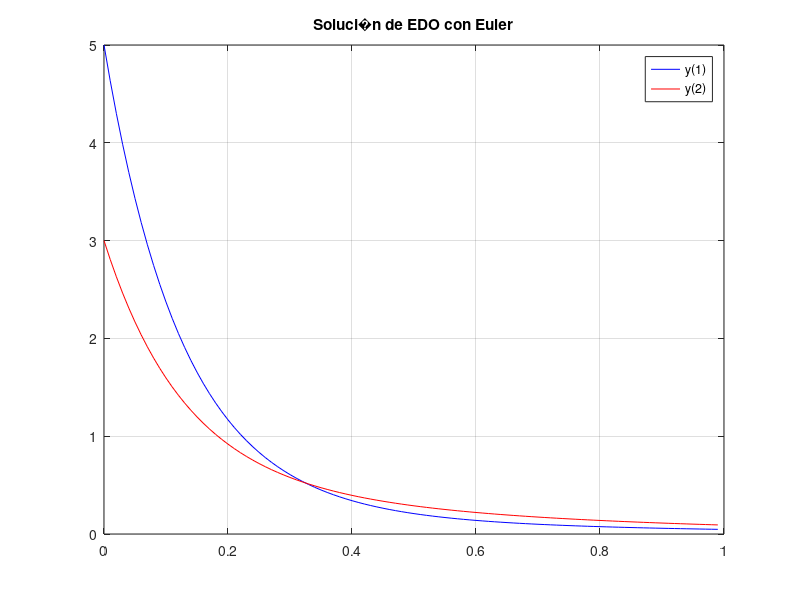
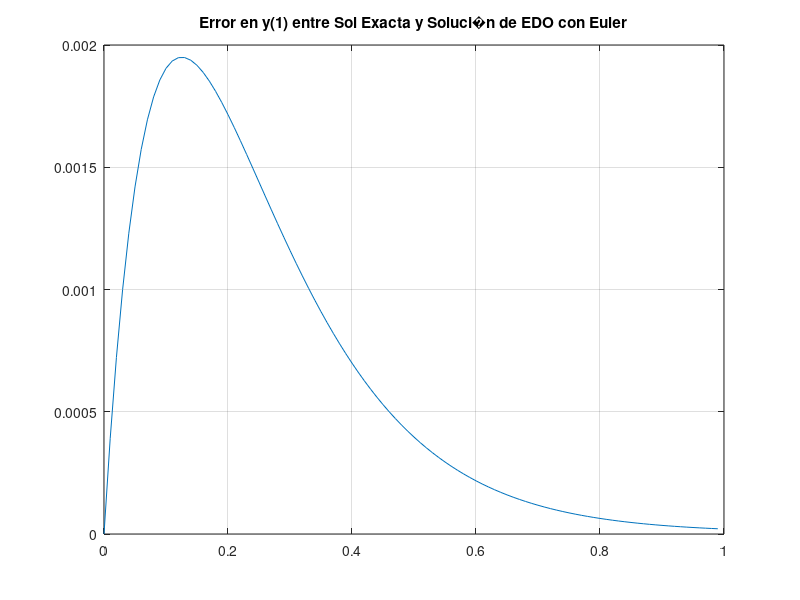
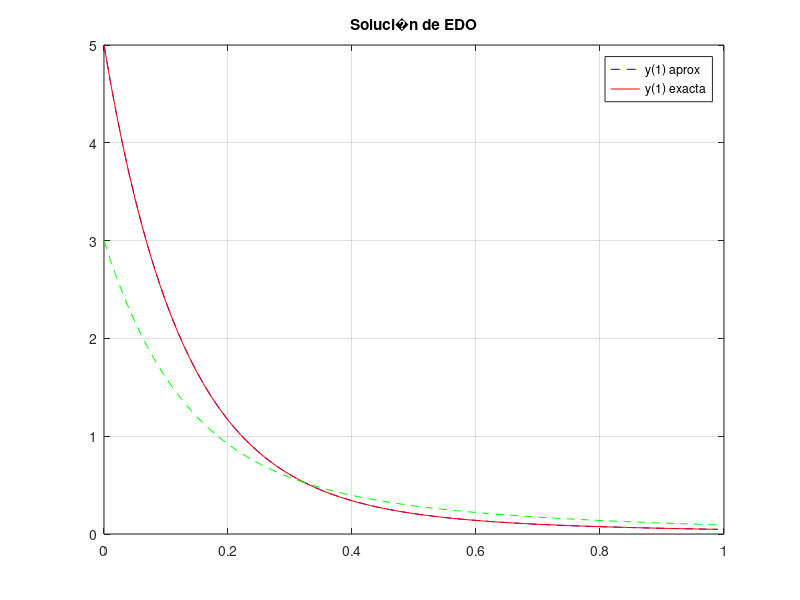

Recreate these plots in MATLAB, in order.
function RK2_03_con_Euler_Vectorial
% y1' =  (-10y1 + 4 y2)    con y1(0)=5
% y2' =  (-4 y1 + 0 y2)    con y2(0)=3
% yex1= (1/3)*exp(-2*t)+(14/3)*exp(-8*t));
% yex2= (2/3)*exp(-2*t)+(7/3)*exp(-8*t));
clc,clear
% Datos
y10=5;     % Valores Iniciales
y20=3;
t0=0;
Dt=0.01;  % incremento de tiempo
NDt=100;  % cantidad de Dt a realizar
w = 0.5;
% Dimensionamiento
t=zeros(1,NDt);   % vector fila para el tiempo
y=zeros(2,NDt);   % Matriz para el vector soluci�n y(t)
k1=zeros(2,1);
k2=zeros(2,1);
% Inicializaci�n del primer estado soluci�n
t(1)=t0;
y(1,1)=y10;
y(2,1)=y20;

% RUNGE KUTTA

for j=1:NDt-1

   k1 = Dt * f_sist_1(y(:,j),t(j));
   
   tg = t(j) + (Dt/(2*w));
   yg = y(:,j) + (k1)/(2*w);    %No hace declarar que sea una matriz, porque automaticamente es un vector.
   
   k2 = Dt * f_sist_1(yg,tg);
   
   y(:,j+1) = y(:,j) + (1-w) * k1 + w * k2;
   t(j+1)    = t(j) + Dt;

end

figure(1)
plot(t, y(1,:), 'b', t, y(2,:), 'r');
title ('Soluci�n de EDO con Euler')
legend('y(1)', 'y(2)')
grid on

%Comparación con solución exacta
for i=1:NDt
    yex(i)=(1/3)*exp(-2*t(i))+(14/3)*exp(-8*t(i));
    er(i)=abs(yex(i)-y(1,i));
end
normer=norm(er,inf)

figure(3)
plot(t,er)
title ('Error en y(1) entre Sol Exacta y Soluci�n de EDO con Euler')
grid on

figure (4)
plot (t,y(1,:),'--b',t,yex,'r', t, y(2, :), '--g')
title ('Soluci�n de EDO')
legend('y(1) aprox', 'y(1) exacta')
grid on

end %Function

function [fy]=f_sist_1(z,x)
  fy(1,1)=(-10*z(1) + 4*z(2));
  fy(2,1)=(-4*z(1)+0*z(2));
end